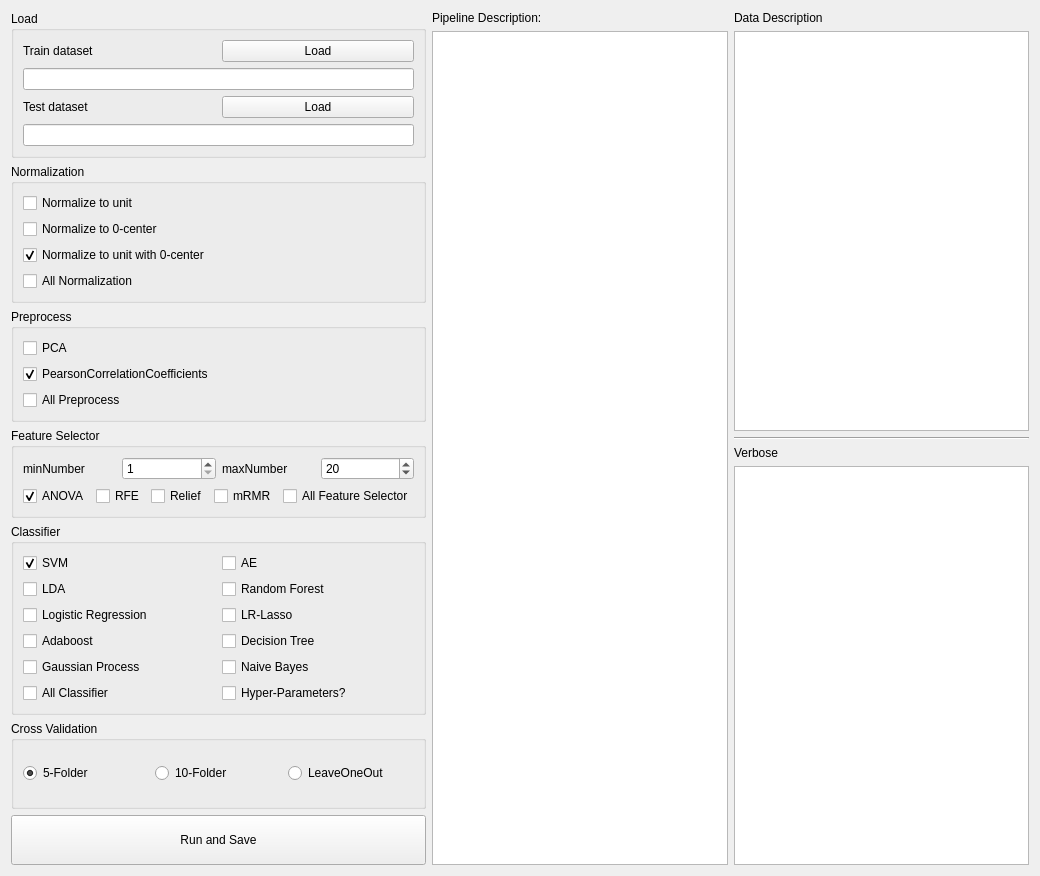
<?xml version="1.0" encoding="UTF-8"?>
<ui version="4.0">
 <class>Process</class>
 <widget class="QWidget" name="Process">
  <property name="geometry">
   <rect>
    <x>0</x>
    <y>0</y>
    <width>1040</width>
    <height>876</height>
   </rect>
  </property>
  <property name="windowTitle">
   <string>Form</string>
  </property>
  <layout class="QGridLayout" name="gridLayout">
   <item row="0" column="0">
    <layout class="QHBoxLayout" name="horizontalLayout_5">
     <item>
      <layout class="QVBoxLayout" name="verticalLayout" stretch="0,0,0,0,0,0,0">
       <item>
        <widget class="QGroupBox" name="groupBox">
         <property name="title">
          <string>Load</string>
         </property>
         <layout class="QHBoxLayout" name="horizontalLayout_4">
          <item>
           <layout class="QVBoxLayout" name="verticalLayout_5">
            <item>
             <layout class="QVBoxLayout" name="verticalLayout_3">
              <item>
               <layout class="QHBoxLayout" name="horizontalLayout_2">
                <item>
                 <widget class="QLabel" name="label">
                  <property name="text">
                   <string>Train dataset</string>
                  </property>
                 </widget>
                </item>
                <item>
                 <widget class="QPushButton" name="buttonLoadTrainingData">
                  <property name="text">
                   <string>Load</string>
                  </property>
                 </widget>
                </item>
               </layout>
              </item>
              <item>
               <widget class="QLineEdit" name="lineEditTrainingData"/>
              </item>
             </layout>
            </item>
            <item>
             <layout class="QVBoxLayout" name="verticalLayout_4">
              <item>
               <layout class="QHBoxLayout" name="horizontalLayout_3">
                <item>
                 <widget class="QLabel" name="label_2">
                  <property name="text">
                   <string>Test dataset</string>
                  </property>
                 </widget>
                </item>
                <item>
                 <widget class="QPushButton" name="buttonLoadTestingData">
                  <property name="text">
                   <string>Load</string>
                  </property>
                 </widget>
                </item>
               </layout>
              </item>
              <item>
               <widget class="QLineEdit" name="lineEditTestingData"/>
              </item>
             </layout>
            </item>
           </layout>
          </item>
         </layout>
        </widget>
       </item>
       <item>
        <widget class="QGroupBox" name="groupNormalization">
         <property name="title">
          <string>Normalization</string>
         </property>
         <layout class="QGridLayout" name="gridLayout_2">
          <item row="0" column="0">
           <layout class="QVBoxLayout" name="verticalLayout_7">
            <item>
             <widget class="QCheckBox" name="checkNormalizeUnit">
              <property name="text">
               <string>Normalize to unit</string>
              </property>
             </widget>
            </item>
            <item>
             <widget class="QCheckBox" name="checkNormalizeZeroCenter">
              <property name="text">
               <string>Normalize to 0-center</string>
              </property>
             </widget>
            </item>
            <item>
             <widget class="QCheckBox" name="checkNormalizeUnitWithZeroCenter">
              <property name="text">
               <string>Normalize to unit with 0-center</string>
              </property>
              <property name="checked">
               <bool>true</bool>
              </property>
             </widget>
            </item>
            <item>
             <widget class="QCheckBox" name="checkNormalizationAll">
              <property name="text">
               <string>All Normalization</string>
              </property>
             </widget>
            </item>
           </layout>
          </item>
         </layout>
        </widget>
       </item>
       <item>
        <widget class="QGroupBox" name="groupPreprocess">
         <property name="title">
          <string>Preprocess</string>
         </property>
         <layout class="QGridLayout" name="gridLayout_4">
          <item row="1" column="0">
           <widget class="QCheckBox" name="checkRemoveSimilarFeatures">
            <property name="text">
             <string>PearsonCorrelationCoefficients</string>
            </property>
            <property name="checked">
             <bool>true</bool>
            </property>
           </widget>
          </item>
          <item row="0" column="0">
           <widget class="QCheckBox" name="checkPCA">
            <property name="text">
             <string>PCA</string>
            </property>
           </widget>
          </item>
          <item row="2" column="0">
           <widget class="QCheckBox" name="checkPreprocessAll">
            <property name="text">
             <string>All Preprocess</string>
            </property>
           </widget>
          </item>
         </layout>
        </widget>
       </item>
       <item>
        <widget class="QGroupBox" name="groupSelector">
         <property name="title">
          <string>Feature Selector</string>
         </property>
         <layout class="QGridLayout" name="gridLayout_3">
          <item row="0" column="0">
           <layout class="QVBoxLayout" name="verticalLayout_8">
            <item>
             <layout class="QHBoxLayout" name="horizontalLayout_6">
              <item>
               <widget class="QLabel" name="label_7">
                <property name="text">
                 <string>minNumber</string>
                </property>
               </widget>
              </item>
              <item>
               <widget class="QSpinBox" name="spinBoxMinFeatureNumber">
                <property name="minimum">
                 <number>1</number>
                </property>
               </widget>
              </item>
              <item>
               <widget class="QLabel" name="label_8">
                <property name="text">
                 <string>maxNumber</string>
                </property>
               </widget>
              </item>
              <item>
               <widget class="QSpinBox" name="spinBoxMaxFeatureNumber">
                <property name="minimum">
                 <number>1</number>
                </property>
                <property name="value">
                 <number>20</number>
                </property>
               </widget>
              </item>
             </layout>
            </item>
            <item>
             <layout class="QHBoxLayout" name="horizontalLayout_8">
              <item>
               <widget class="QCheckBox" name="checkANOVA">
                <property name="text">
                 <string>ANOVA</string>
                </property>
                <property name="checked">
                 <bool>true</bool>
                </property>
               </widget>
              </item>
              <item>
               <widget class="QCheckBox" name="checkRFE">
                <property name="text">
                 <string>RFE</string>
                </property>
               </widget>
              </item>
              <item>
               <widget class="QCheckBox" name="checkRelief">
                <property name="text">
                 <string>Relief</string>
                </property>
               </widget>
              </item>
              <item>
               <widget class="QCheckBox" name="checkMRMR">
                <property name="text">
                 <string>mRMR</string>
                </property>
               </widget>
              </item>
              <item>
               <widget class="QCheckBox" name="checkFeatureSelectorAll">
                <property name="text">
                 <string>All Feature Selector</string>
                </property>
               </widget>
              </item>
             </layout>
            </item>
           </layout>
          </item>
         </layout>
        </widget>
       </item>
       <item>
        <widget class="QGroupBox" name="groupClassifier">
         <property name="title">
          <string>Classifier</string>
         </property>
         <layout class="QGridLayout" name="gridLayout_6">
          <item row="0" column="0">
           <layout class="QGridLayout" name="gridLayout_5">
            <item row="0" column="0">
             <widget class="QCheckBox" name="checkSVM">
              <property name="text">
               <string>SVM</string>
              </property>
              <property name="checked">
               <bool>true</bool>
              </property>
             </widget>
            </item>
            <item row="0" column="1">
             <widget class="QCheckBox" name="checkAE">
              <property name="text">
               <string>AE</string>
              </property>
             </widget>
            </item>
            <item row="2" column="1">
             <widget class="QCheckBox" name="checkRF">
              <property name="text">
               <string>Random Forest</string>
              </property>
             </widget>
            </item>
            <item row="4" column="1">
             <widget class="QCheckBox" name="checkDecisionTree">
              <property name="text">
               <string>Decision Tree</string>
              </property>
             </widget>
            </item>
            <item row="3" column="1">
             <widget class="QCheckBox" name="checkLRLasso">
              <property name="text">
               <string>LR-Lasso</string>
              </property>
             </widget>
            </item>
            <item row="2" column="0">
             <widget class="QCheckBox" name="checkLDA">
              <property name="text">
               <string>LDA</string>
              </property>
             </widget>
            </item>
            <item row="5" column="1">
             <widget class="QCheckBox" name="checkNaiveBayes">
              <property name="text">
               <string>Naive Bayes</string>
              </property>
             </widget>
            </item>
            <item row="3" column="0">
             <widget class="QCheckBox" name="checkLogisticRegression">
              <property name="text">
               <string>Logistic Regression</string>
              </property>
             </widget>
            </item>
            <item row="5" column="0">
             <widget class="QCheckBox" name="checkGaussianProcess">
              <property name="text">
               <string>Gaussian Process</string>
              </property>
             </widget>
            </item>
            <item row="4" column="0">
             <widget class="QCheckBox" name="checkAdaboost">
              <property name="text">
               <string>Adaboost</string>
              </property>
             </widget>
            </item>
            <item row="6" column="0">
             <widget class="QCheckBox" name="checkClassifierAll">
              <property name="text">
               <string>All Classifier</string>
              </property>
             </widget>
            </item>
            <item row="6" column="1">
             <widget class="QCheckBox" name="checkHyperParameters">
              <property name="text">
               <string>Hyper-Parameters?</string>
              </property>
             </widget>
            </item>
           </layout>
          </item>
         </layout>
        </widget>
       </item>
       <item>
        <widget class="QGroupBox" name="groupBox_2">
         <property name="title">
          <string>Cross Validation</string>
         </property>
         <layout class="QGridLayout" name="gridLayout_7">
          <item row="0" column="0">
           <layout class="QHBoxLayout" name="horizontalLayout_7">
            <item>
             <widget class="QRadioButton" name="radio5folder">
              <property name="text">
               <string>5-Folder</string>
              </property>
              <property name="checked">
               <bool>true</bool>
              </property>
             </widget>
            </item>
            <item>
             <widget class="QRadioButton" name="radio10Folder">
              <property name="text">
               <string>10-Folder</string>
              </property>
             </widget>
            </item>
            <item>
             <widget class="QRadioButton" name="radioLOO">
              <property name="text">
               <string>LeaveOneOut</string>
              </property>
             </widget>
            </item>
           </layout>
          </item>
         </layout>
        </widget>
       </item>
       <item>
        <widget class="QPushButton" name="buttonRun">
         <property name="minimumSize">
          <size>
           <width>0</width>
           <height>50</height>
          </size>
         </property>
         <property name="text">
          <string>Run and Save</string>
         </property>
        </widget>
       </item>
      </layout>
     </item>
     <item>
      <layout class="QVBoxLayout" name="verticalLayout_2">
       <item>
        <widget class="QLabel" name="label_5">
         <property name="text">
          <string>Pipeline Description:</string>
         </property>
        </widget>
       </item>
       <item>
        <widget class="QListWidget" name="listOnePipeline"/>
       </item>
      </layout>
     </item>
     <item>
      <layout class="QVBoxLayout" name="verticalLayout_6">
       <item>
        <widget class="QLabel" name="label_3">
         <property name="text">
          <string>Data Description</string>
         </property>
        </widget>
       </item>
       <item>
        <widget class="QTextEdit" name="textEditDescription"/>
       </item>
       <item>
        <widget class="Line" name="line_2">
         <property name="orientation">
          <enum>Qt::Horizontal</enum>
         </property>
        </widget>
       </item>
       <item>
        <widget class="QLabel" name="label_4">
         <property name="text">
          <string>Verbose</string>
         </property>
        </widget>
       </item>
       <item>
        <widget class="QTextEdit" name="textEditVerbose"/>
       </item>
      </layout>
     </item>
    </layout>
   </item>
  </layout>
 </widget>
 <resources/>
 <connections/>
</ui>
